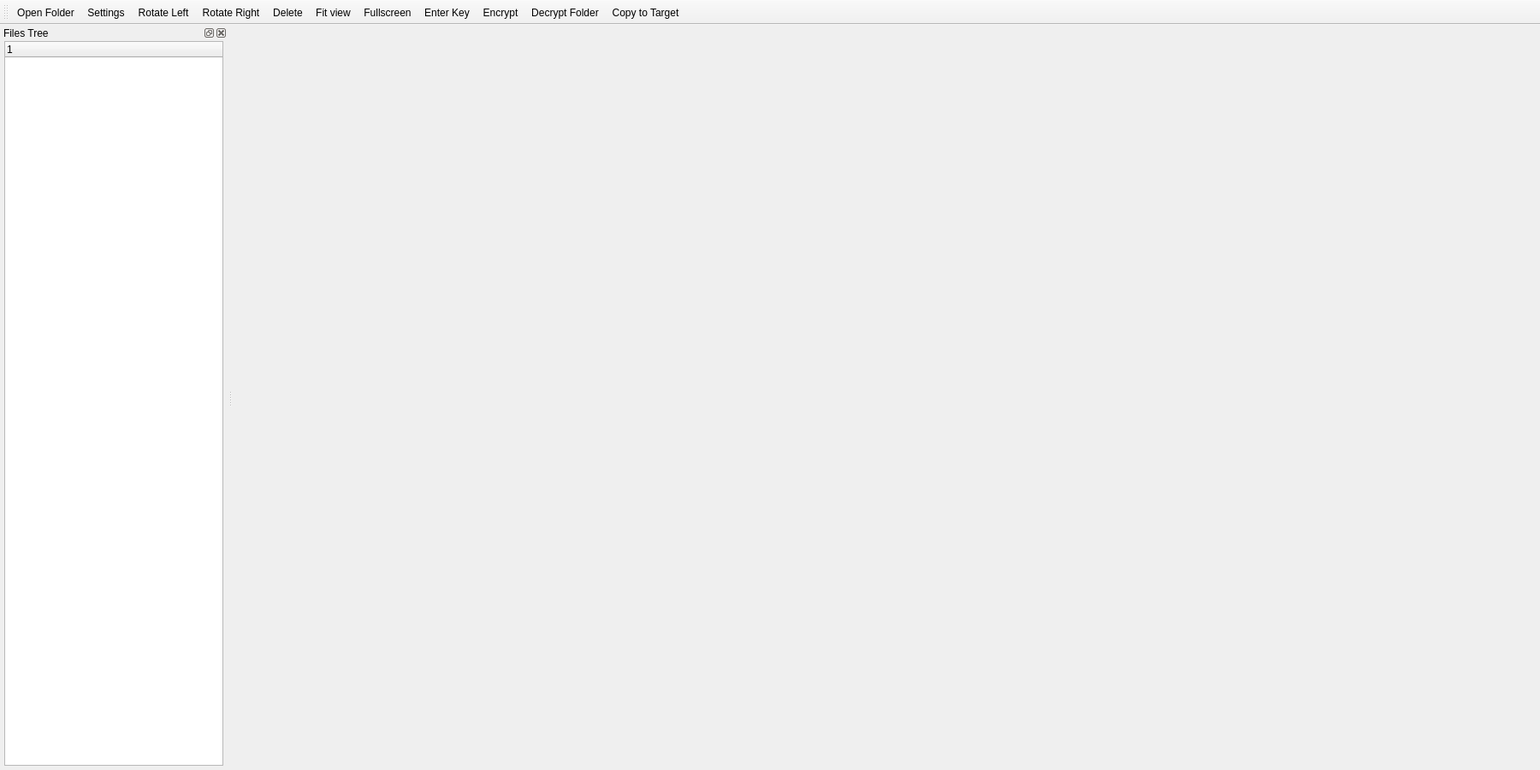
<?xml version="1.0" encoding="UTF-8"?>
<ui version="4.0">
 <class>MainWindow</class>
 <widget class="QMainWindow" name="MainWindow">
  <property name="geometry">
   <rect>
    <x>0</x>
    <y>0</y>
    <width>1800</width>
    <height>900</height>
   </rect>
  </property>
  <property name="sizePolicy">
   <sizepolicy hsizetype="Ignored" vsizetype="Ignored">
    <horstretch>0</horstretch>
    <verstretch>0</verstretch>
   </sizepolicy>
  </property>
  <property name="minimumSize">
   <size>
    <width>840</width>
    <height>500</height>
   </size>
  </property>
  <property name="palette">
   <palette>
    <active/>
    <inactive/>
    <disabled/>
   </palette>
  </property>
  <property name="font">
   <font>
    <pointsize>9</pointsize>
   </font>
  </property>
  <property name="windowTitle">
   <string>SecurePhotos</string>
  </property>
  <widget class="QWidget" name="widget">
   <layout class="QHBoxLayout" name="baseLayout">
    <property name="leftMargin">
     <number>5</number>
    </property>
    <property name="topMargin">
     <number>15</number>
    </property>
    <property name="rightMargin">
     <number>5</number>
    </property>
    <property name="bottomMargin">
     <number>5</number>
    </property>
    <item>
     <widget class="GraphicsView" name="graphicsView" native="true"/>
    </item>
   </layout>
  </widget>
  <widget class="QToolBar" name="toolBar">
   <property name="windowTitle">
    <string>Tool Bar</string>
   </property>
   <property name="toolButtonStyle">
    <enum>Qt::ToolButtonTextUnderIcon</enum>
   </property>
   <attribute name="toolBarArea">
    <enum>TopToolBarArea</enum>
   </attribute>
   <attribute name="toolBarBreak">
    <bool>false</bool>
   </attribute>
   <addaction name="actionOpenFolder"/>
   <addaction name="actionSettings"/>
   <addaction name="actionRotateLeft"/>
   <addaction name="actionRotateRight"/>
   <addaction name="actionDelete"/>
   <addaction name="actionChangeFit"/>
   <addaction name="actionFullscreen"/>
   <addaction name="actionEnterKey"/>
   <addaction name="actionEncrypt"/>
   <addaction name="actionFolderDecrypt"/>
   <addaction name="actionCopyToTarget"/>
  </widget>
  <widget class="QDockWidget" name="dockFilesTree">
   <property name="windowTitle">
    <string>Files Tree</string>
   </property>
   <attribute name="dockWidgetArea">
    <number>1</number>
   </attribute>
   <widget class="QWidget" name="dockWidgetContents">
    <property name="baseSize">
     <size>
      <width>350</width>
      <height>0</height>
     </size>
    </property>
    <layout class="QGridLayout" name="gridLayout">
     <property name="leftMargin">
      <number>5</number>
     </property>
     <property name="topMargin">
      <number>0</number>
     </property>
     <property name="rightMargin">
      <number>5</number>
     </property>
     <property name="bottomMargin">
      <number>5</number>
     </property>
     <property name="spacing">
      <number>5</number>
     </property>
     <item row="0" column="0">
      <widget class="FilesTree" name="filesTree">
       <column>
        <property name="text">
         <string/>
        </property>
       </column>
      </widget>
     </item>
    </layout>
   </widget>
  </widget>
  <action name="actionEnterKey">
   <property name="text">
    <string>Enter Key</string>
   </property>
  </action>
  <action name="actionEncrypt">
   <property name="text">
    <string>Encrypt</string>
   </property>
  </action>
  <action name="actionOpenFolder">
   <property name="text">
    <string>Open Folder</string>
   </property>
  </action>
  <action name="actionSettings">
   <property name="text">
    <string>Settings</string>
   </property>
  </action>
  <action name="actionRotateLeft">
   <property name="text">
    <string>Rotate Left</string>
   </property>
  </action>
  <action name="actionRotateRight">
   <property name="text">
    <string>Rotate Right</string>
   </property>
  </action>
  <action name="actionFullscreen">
   <property name="text">
    <string>Fullscreen</string>
   </property>
  </action>
  <action name="actionChangeFit">
   <property name="text">
    <string>Fit view</string>
   </property>
  </action>
  <action name="actionDelete">
   <property name="text">
    <string>Delete</string>
   </property>
  </action>
  <action name="actionFolderDecrypt">
   <property name="text">
    <string>Decrypt Folder</string>
   </property>
  </action>
  <action name="actionCopyToTarget">
   <property name="text">
    <string>Copy to Target</string>
   </property>
  </action>
 </widget>
 <customwidgets>
  <customwidget>
   <class>FilesTree</class>
   <extends>QTreeWidget</extends>
   <header location="global">src/gui/view_filestree.h</header>
  </customwidget>
  <customwidget>
   <class>GraphicsView</class>
   <extends>QWidget</extends>
   <header location="global">src/gui/window_graphicsview.h</header>
   <container>1</container>
  </customwidget>
 </customwidgets>
 <resources/>
 <connections/>
</ui>
